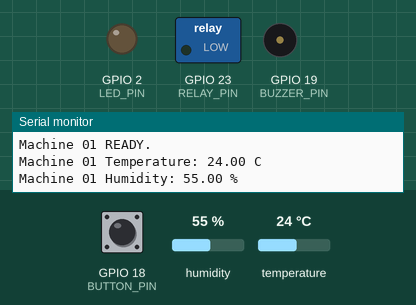
Recording of a sketch running on a simulated ESP32. On the bench: switched loads named in the sketch (green lamp = pin HIGH), output pins drawn as LEDs (lit = HIGH), buzzer (waves = sounding, pin HIGH), the last lines printed to the serial monitor. Inputs (shaded band) come from the test bench; at power-on: temperature 24 °C, GPIO 18 (BUTTON_PIN) HIGH, humidity 55 %. WiFi joins after 1.5 s; servers stay silent unless stated; no MQTT or app messages arrive unless stated; pins used as bus, display or sensor lines are not drawn.

Above: at 2.2 s.
2.3 s: temperature set to 33 °C
7.7 s: temperature set to 36 °C
At 11.0 s:
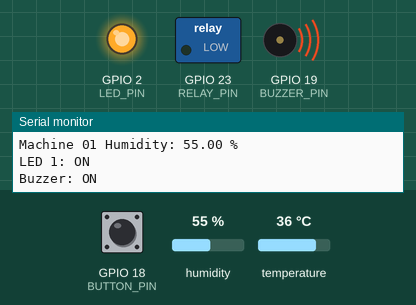
Timing chart, 0 to 12.5 s (numbered marks = the images above; inputs shaded):
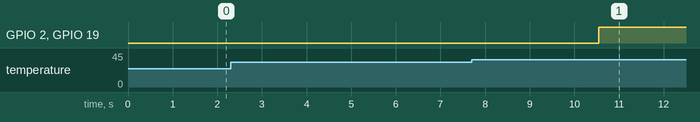

Measured:
- the behaviour switches between 34 and 35 °C on temperature (found by bisection; images 0 and 1)
- after the input at 7.7 s, GPIO 2 (LED_PIN), GPIO 19 (BUZZER_PIN): LOW → HIGH after 2.8 s

The sketch:

machine01.ino
```cpp
#include <WiFi.h>
#include <PubSubClient.h>
#include <DHT.h>

// ============================================================
// MACHINE 01 - SMART MACHINE COMMUNICATION SYSTEM
// ============================================================

// -------------------- Wi-Fi --------------------
const char* WIFI_SSID = "Trisha's F15";
const char* WIFI_PASSWORD = "7095197758";

// -------------------- MQTT --------------------
const char* MQTT_SERVER = "test.mosquitto.org";
const int MQTT_PORT = 1883;

const char* MQTT_TELEMETRY =
  "smart-machine/machine01/telemetry";

const char* MQTT_STATUS =
  "smart-machine/machine01/status";

const char* MQTT_EVENT =
  "smart-machine/machine01/event";

const char* MQTT_COMMUNICATION =
  "smart-machine/system/communication";

const char* MQTT_FAILOVER =
  "smart-machine/system/failover";

// -------------------- DHT11 --------------------
#define DHT_PIN 4
#define DHT_TYPE DHT11

DHT dht(DHT_PIN, DHT_TYPE);

// -------------------- Hardware --------------------
#define LED_PIN     2
#define BUTTON_PIN  18
#define BUZZER_PIN  19
#define RELAY_PIN   23

// -------------------- RS-485 --------------------
#define RS485_RX    16
#define RS485_TX    17
#define RS485_DE_RE 21

HardwareSerial RS485Serial(2);

// Machine 02 Modbus slave ID
#define MACHINE02_ID 2

// -------------------- Network --------------------
WiFiClient espClient;
PubSubClient mqttClient(espClient);

// ============================================================
// STATE VARIABLES
// ============================================================

bool motorState = false;
bool ledState = false;
bool buzzerState = false;

bool rs485OK = false;
bool mqttOK = false;

float temperature = 0.0;
float humidity = 0.0;

float machine02Temperature = 0.0;
float machine02Humidity = 0.0;

bool machine02Motor = false;
bool machine02LED = false;

// Timers
unsigned long lastSensorRead = 0;
unsigned long lastModbusPoll = 0;
unsigned long lastMQTTAttempt = 0;
unsigned long lastWiFiAttempt = 0;

const unsigned long SENSOR_INTERVAL = 2000;
const unsigned long MODBUS_INTERVAL = 3000;
const unsigned long MQTT_RETRY_INTERVAL = 5000;
const unsigned long WIFI_RETRY_INTERVAL = 10000;

// ============================================================
// MODBUS CRC16
// ============================================================

uint16_t modbusCRC(uint8_t* data, uint8_t length)
{
  uint16_t crc = 0xFFFF;

  for (uint8_t pos = 0; pos < length; pos++)
  {
    crc ^= data[pos];

    for (uint8_t i = 0; i < 8; i++)
    {
      if (crc & 0x0001)
      {
        crc >>= 1;
        crc ^= 0xA001;
      }
      else
      {
        crc >>= 1;
      }
    }
  }

  return crc;
}

// ============================================================
// RS-485 MODE
// ============================================================

void rs485TransmitMode()
{
  digitalWrite(RS485_DE_RE, HIGH);
}

void rs485ReceiveMode()
{
  digitalWrite(RS485_DE_RE, LOW);
}

// ============================================================
// WIFI
// ============================================================

void handleWiFi()
{
  if (WiFi.status() == WL_CONNECTED)
  {
    return;
  }

  unsigned long now = millis();

  if (now - lastWiFiAttempt < WIFI_RETRY_INTERVAL)
  {
    return;
  }

  lastWiFiAttempt = now;

  Serial.println();
  Serial.println("Wi-Fi disconnected.");
  Serial.println("Trying Wi-Fi...");

  WiFi.mode(WIFI_STA);
  WiFi.begin(WIFI_SSID, WIFI_PASSWORD);
}

// ============================================================
// MQTT
// ============================================================

void connectMQTT()
{
  if (WiFi.status() != WL_CONNECTED)
  {
    return;
  }

  if (mqttClient.connected())
  {
    return;
  }

  unsigned long now = millis();

  if (now - lastMQTTAttempt < MQTT_RETRY_INTERVAL)
  {
    return;
  }

  lastMQTTAttempt = now;

  Serial.println("Connecting MQTT...");

  String clientID = "Machine01-";
  clientID += String((uint32_t)ESP.getEfuseMac(), HEX);

  if (mqttClient.connect(clientID.c_str()))
  {
    mqttOK = true;

    Serial.println("MQTT connected.");

    mqttClient.publish(
      MQTT_STATUS,
      "Machine 01 ONLINE",
      true
    );

    mqttClient.publish(
      MQTT_COMMUNICATION,
      "Machine 01 MQTT ONLINE",
      true
    );
  }
  else
  {
    mqttOK = false;

    Serial.print("MQTT failed. State: ");
    Serial.println(mqttClient.state());
  }
}

// ============================================================
// HARDWARE CONTROL
// ============================================================

void setMotor(bool state)
{
  motorState = state;

  digitalWrite(RELAY_PIN, state ? HIGH : LOW);

  Serial.print("Motor 1: ");
  Serial.println(state ? "ON" : "OFF");
}

void setLED(bool state)
{
  ledState = state;

  digitalWrite(LED_PIN, state ? HIGH : LOW);

  Serial.print("LED 1: ");
  Serial.println(state ? "ON" : "OFF");
}

void setBuzzer(bool state)
{
  buzzerState = state;

  digitalWrite(BUZZER_PIN, state ? HIGH : LOW);

  Serial.print("Buzzer: ");
  Serial.println(state ? "ON" : "OFF");
}

// ============================================================
// DHT11
// ============================================================

void readDHT11()
{
  float h = dht.readHumidity();
  float t = dht.readTemperature();

  if (isnan(h) || isnan(t))
  {
    Serial.println("DHT11 read failed.");
    return;
  }

  temperature = t;
  humidity = h;

  Serial.print("Machine 01 Temperature: ");
  Serial.print(temperature);
  Serial.println(" C");

  Serial.print("Machine 01 Humidity: ");
  Serial.print(humidity);
  Serial.println(" %");

  // High temperature safety indication
  if (temperature >= 35.0)
  {
    setLED(true);
    setBuzzer(true);

    mqttClient.publish(
      MQTT_EVENT,
      "Machine 01 HIGH TEMPERATURE",
      false
    );
  }
}

// ============================================================
// BUTTON
// ============================================================

void handleButton()
{
  static bool lastButtonState = HIGH;
  static unsigned long lastDebounce = 0;

  bool currentState = digitalRead(BUTTON_PIN);

  if (currentState != lastButtonState)
  {
    lastDebounce = millis();
  }

  if ((millis() - lastDebounce) > 50)
  {
    if (lastButtonState == HIGH && currentState == LOW)
    {
      setMotor(!motorState);
      setLED(!ledState);
      setBuzzer(!buzzerState);

      if (mqttClient.connected())
      {
        mqttClient.publish(
          MQTT_EVENT,
          "Machine 01 BUTTON PRESSED",
          false
        );
      }
    }
  }

  lastButtonState = currentState;
}

// ============================================================
// MODBUS MASTER
// ============================================================

bool pollMachine02()
{
  // Request:
  // ID = 2
  // Function = 03
  // Start register = 0
  // Quantity = 4

  uint8_t request[8];

  request[0] = MACHINE02_ID;
  request[1] = 0x03;
  request[2] = 0x00;
  request[3] = 0x00;
  request[4] = 0x00;
  request[5] = 0x04;

  uint16_t crc = modbusCRC(request, 6);

  request[6] = crc & 0xFF;
  request[7] = (crc >> 8) & 0xFF;

  // Clear receive buffer
  while (RS485Serial.available())
  {
    RS485Serial.read();
  }

  // Transmit
  rs485TransmitMode();

  delayMicroseconds(100);

  RS485Serial.write(request, 8);
  RS485Serial.flush();

  delayMicroseconds(300);

  // Receive
  rs485ReceiveMode();

  uint8_t response[13];

  int index = 0;

  unsigned long startTime = millis();

  while (millis() - startTime < 500)
  {
    while (RS485Serial.available())
    {
      if (index < 13)
      {
        response[index++] = RS485Serial.read();
      }
      else
      {
        RS485Serial.read();
      }
    }

    if (index >= 13)
    {
      break;
    }

    delay(1);
  }

  if (index < 13)
  {
    Serial.println("Machine 02 Modbus timeout.");

    rs485OK = false;

    return false;
  }

  // Basic response validation
  if (response[0] != MACHINE02_ID)
  {
    Serial.println("Machine 02 invalid slave ID.");

    rs485OK = false;

    return false;
  }

  if (response[1] != 0x03)
  {
    Serial.println("Machine 02 invalid function.");

    rs485OK = false;

    return false;
  }

  if (response[2] != 8)
  {
    Serial.println("Machine 02 invalid byte count.");

    rs485OK = false;

    return false;
  }

  // Check CRC
  uint16_t receivedCRC =
    response[11] |
    ((uint16_t)response[12] << 8);

  uint16_t calculatedCRC =
    modbusCRC(response, 11);

  if (receivedCRC != calculatedCRC)
  {
    Serial.println("Machine 02 CRC error.");

    rs485OK = false;

    return false;
  }

  // Extract registers
  uint16_t tempValue =
    ((uint16_t)response[3] << 8) |
    response[4];

  uint16_t humidityValue =
    ((uint16_t)response[5] << 8) |
    response[6];

  uint16_t motorValue =
    ((uint16_t)response[7] << 8) |
    response[8];

  uint16_t ledValue =
    ((uint16_t)response[9] << 8) |
    response[10];

  machine02Temperature = tempValue / 10.0;
  machine02Humidity = humidityValue / 10.0;

  machine02Motor = motorValue != 0;
  machine02LED = ledValue != 0;

  rs485OK = true;

  Serial.println("Machine 02 Modbus SUCCESS.");

  Serial.print("Machine 02 Temperature: ");
  Serial.print(machine02Temperature);
  Serial.println(" C");

  Serial.print("Machine 02 Humidity: ");
  Serial.print(machine02Humidity);
  Serial.println(" %");

  Serial.print("Machine 02 Motor: ");
  Serial.println(machine02Motor ? "ON" : "OFF");

  Serial.print("Machine 02 LED: ");
  Serial.println(machine02LED ? "ON" : "OFF");

  return true;
}

// ============================================================
// MQTT TELEMETRY
// ============================================================

void publishTelemetry()
{
  if (!mqttClient.connected())
  {
    return;
  }

  String payload = "{";

  payload += "\"machine\":1,";
  payload += "\"temperature\":" + String(temperature, 2) + ",";
  payload += "\"humidity\":" + String(humidity, 2) + ",";
  payload += "\"motor\":" + String(motorState ? 1 : 0) + ",";
  payload += "\"led\":" + String(ledState ? 1 : 0) + ",";
  payload += "\"buzzer\":" + String(buzzerState ? 1 : 0) + ",";
  payload += "\"rs485\":" + String(rs485OK ? 1 : 0) + ",";
  payload += "\"mqtt\":" + String(mqttOK ? 1 : 0) + ",";
  payload += "\"machine02_temperature\":" +
             String(machine02Temperature, 2) + ",";
  payload += "\"machine02_humidity\":" +
             String(machine02Humidity, 2) + ",";
  payload += "\"machine02_motor\":" +
             String(machine02Motor ? 1 : 0) + ",";
  payload += "\"machine02_led\":" +
             String(machine02LED ? 1 : 0);

  payload += "}";

  mqttClient.publish(
    MQTT_TELEMETRY,
    payload.c_str()
  );
}

// ============================================================
// SETUP
// ============================================================

void setup()
{
  Serial.begin(115200);

  delay(1000);

  Serial.println();
  Serial.println("====================================");
  Serial.println(" MACHINE 01 STARTING");
  Serial.println(" Smart Machine Communication System");
  Serial.println("====================================");

  // GPIO
  pinMode(LED_PIN, OUTPUT);
  pinMode(BUTTON_PIN, INPUT_PULLUP);
  pinMode(BUZZER_PIN, OUTPUT);
  pinMode(RELAY_PIN, OUTPUT);

  pinMode(RS485_DE_RE, OUTPUT);

  // Initial states
  digitalWrite(LED_PIN, LOW);
  digitalWrite(BUZZER_PIN, LOW);
  digitalWrite(RELAY_PIN, LOW);

  rs485ReceiveMode();

  // DHT
  dht.begin();

  // RS-485
  RS485Serial.begin(
    9600,
    SERIAL_8N1,
    RS485_RX,
    RS485_TX
  );

  // MQTT
  mqttClient.setServer(
    MQTT_SERVER,
    MQTT_PORT
  );

  // Wi-Fi
  WiFi.mode(WIFI_STA);

  Serial.println("Starting Wi-Fi...");

  WiFi.begin(
    WIFI_SSID,
    WIFI_PASSWORD
  );

  Serial.println("Machine 01 READY.");
}

// ============================================================
// LOOP
// ============================================================

void loop()
{
  // ----------------------------------------------------------
  // IMPORTANT:
  // RS-485 is serviced independently of Wi-Fi.
  // ----------------------------------------------------------

  handleButton();

  // MQTT processing
  if (mqttClient.connected())
  {
    mqttClient.loop();
  }

  // Wi-Fi state machine
  handleWiFi();

  // MQTT connection
  connectMQTT();

  // DHT11
  if (millis() - lastSensorRead >= SENSOR_INTERVAL)
  {
    lastSensorRead = millis();

    readDHT11();
  }

  // Machine 02 Modbus
  if (millis() - lastModbusPoll >= MODBUS_INTERVAL)
  {
    lastModbusPoll = millis();

    Serial.println();
    Serial.println("Polling Machine 02...");

    if (pollMachine02())
    {
      Serial.println("RS-485 communication HEALTHY.");
    }
    else
    {
      Serial.println("RS-485 communication FAILED.");
    }
  }

  // MQTT telemetry
  static unsigned long lastTelemetry = 0;

  if (millis() - lastTelemetry >= 3000)
  {
    lastTelemetry = millis();

    publishTelemetry();
  }

  delay(5);
}
```

modbus_master.cpp
```cpp

```

mqtt_client.cpp
```cpp

```

sensors.cpp
```cpp

```
